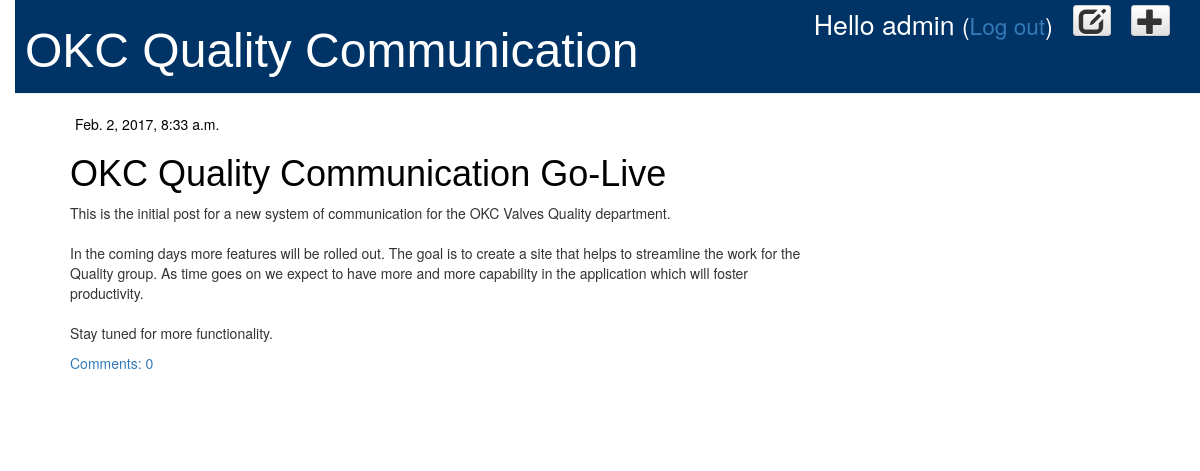
Page /blog/ (signed in) on the committed database.
### blog/models.py (models this page shows, shortened)
class Post(models.Model):
    author = models.ForeignKey('auth.User')
    title = models.CharField(max_length=200)
    text = models.TextField()
    created_date = models.DateTimeField(default=timezone.now)
    published_date = models.DateTimeField(blank=True, null=True)
    def approved_comments(self):
        return self.comments.filter(approved_comment=True)

### blog/views.py (the view)
# urls.py: url(r'^blog/$', views.post_list, name='post_list'),
def post_list(request):
    posts = Post.objects.filter(published_date__lte=timezone.now()).order_by('published_date')
    return render(request, 'blog/post_list.html', {'posts': posts})

### blog/templates/blog/post_list.html
{% extends 'blog/base.html' %}
{% block content %}
    {% for post in posts %}
        <div class="post">
            <div class="date">
                {{ post.published_date }}
            </div>
            <h1><a href="{% url 'post_detail' pk=post.pk %}">{{ post.title }}</a></h1>
            <p>{{ post.text|linebreaksbr }}</p>
            <a href="{% url 'post_detail' pk=post.pk %}">Comments: {{ post.approved_comments.count }}</a>
        </div>
    {% endfor %}
{% endblock %}

### blog/templates/blog/base.html (shortened to what this page needs)
{% load staticfiles %}
<html>
    <head>
        <link rel="stylesheet" href="//maxcdn.bootstrapcdn.com/bootstrap/3.2.0/css/bootstrap.min.css">
        <link rel="stylesheet" href="//maxcdn.bootstrapcdn.com/bootstrap/3.2.0/css/bootstrap-theme.min.css">
        <link rel="stylesheet" href="{% static 'css/blog.css' %}">
    </head>
    <body>
        <div class="page-header">
            {% if user.is_authenticated %}
                <a class="top-menu btn btn-xs btn-default" href="{% url 'post_new' %}"><span class="glyphicon glyphicon-plus"></span></a>
                <a class="top-menu btn btn-xs btn-default" href="{% url 'post_draft_list' %}" ><span class="glyphicon glyphicon-edit"></span></a>
                <p class="top-menu greeting">Hello {{ user.username }} <small>(<a href="{% url 'logout' %}">Log out</a>)</small></p>
            {% else %}
                <a class="top-menu btn btn-xs btn-default" href="{% url 'login' %}" ><span class="glyphicon glyphicon-edit"></span></a>
            {% endif %}
            <h1><a href="/">OKC Quality Communication</a></h1>
        </div>
        <div class="content container">
            <div class="row">
                <div class="col-md-8">
                    {% block content %}
                    {% endblock %}
                </div>
            </div>
        </div>
    </body>
</html>

### default/static/css0/blog.css (style rules this page uses)
h1 a { color: #000000; font-family: sans-serif; }
body { padding-left: 15px; }
.page-header { background-color: #003366; margin-top: 0; padding: 5px 10px 5px 10px; }
.page-header h1, .page-header h1 a, .page-header h1 a:visited, .page-header h1 a:active { color: #ffffff; font-size: 36pt; text-decoration: none; }
.content { margin-left: 40px; }
h1, h2, h3, h4 { font-family: sans-serif; }
.date { color: #000000; padding: 0px 0px 0px 5px; }
.top-menu, .top-menu:hover, .top-menu:visited { color: #333; float: right; font-size: 20pt; margin-right: 20px; }
.post { margin-bottom: 70px; }
.post h1 a, .post h1 a:visited { color: #000000; }
.top-menu.greeting { color: white; }

### rows in the picture
Post: published_date "Feb. 2, 2017, 8:33 a.m.", title "OKC Quality Communication Go-Live", text "This is the initial post for a new system of communication for the OKC Valves Quality department. In the coming days more features will be rolled out. The goal is to create a site that helps to streamline the work for the Quality group. As time goes on we expect to have more and more capability in the application which will foster productivity. Stay tuned for more functionality.", approved_comments.count "0"

### other values in the picture
{{ user.username }} "admin"
